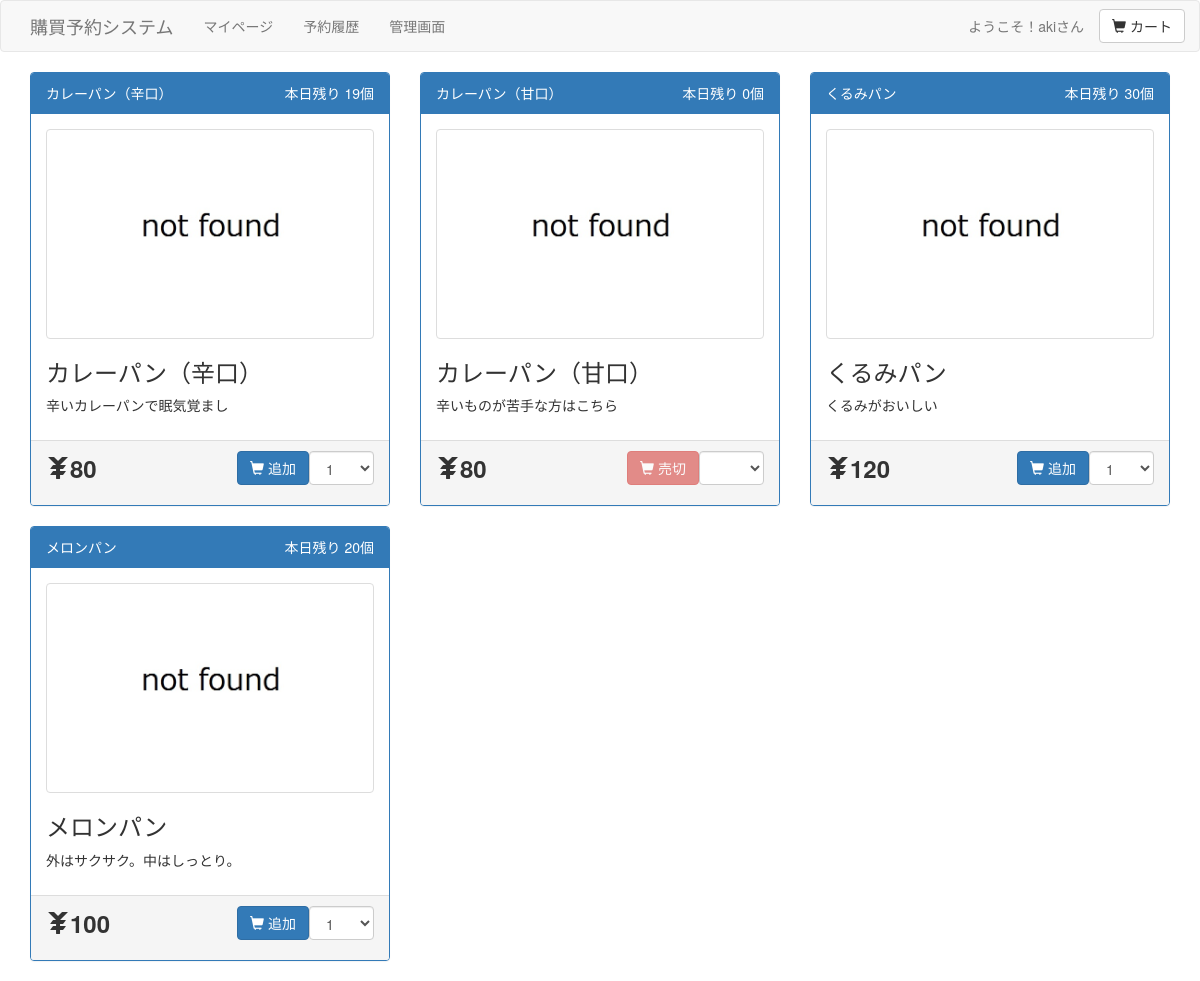
Page /mypage/products_list.php?cat=1 (signed in) on the committed database.
### tables this page shows
CREATE TABLE `products` (
  `id` int(255) NOT NULL,
  `name` varchar(255) NOT NULL,
  `value` int(255) NOT NULL,
  `dis_day` int(255) NOT NULL,
  `dis_value` int(255) NOT NULL,
  `day_limit` int(255) NOT NULL,
  `status` int(255) NOT NULL,
  `category` int(255) NOT NULL,
  `comment` varchar(255) NOT NULL
);

### mypage/products_list.php (the view, shortened to what this page needs)
<?php
	require("../connect_db.php");
	require("../head.php");
	$cat = $_GET['cat'];
?>
<?php
	$result = mysqli_query($link,"SELECT * FROM `products` WHERE `category` = '$cat'");
	echo "<div class=\"container\">";
	echo "<div class=\"row\">";
	if (isset($result)){
	  while ($row = mysqli_fetch_assoc($result)){
			$name = $row['name'];
			$comment = $row['comment'];
			$id = $row['id'];
			$value = $row['value'];
			$img = "../imgs/".$row['id'].".jpg";
			if(!$get_contents = @file_get_contents($img)){
				$img = "../imgs/not_found.jpg";
		}
			ProductCard("$name","$comment","$id","$img","$value");
		}
	}else{
		echo "a";
	}
  echo "</div>";
	echo "</div>";
function DayLimit($product_id){
		require("../connect_db.php");
		$result = mysqli_query($link,"SELECT day_limit FROM `products` WHERE `id` = '$product_id'");
		$row = mysqli_fetch_assoc($result);
		$day_limit = $row['day_limit'];
		$today = date("Y-m-d");
		$result = mysqli_query($link,"SELECT * FROM `yoyaku` WHERE `date` BETWEEN '$today 00:00:00' AND '$today 23:59:59' AND `product`= '$product_id'");
		$today_quantity = 0;
		while($row = mysqli_fetch_assoc($result)){
			$today_quantity = $today_quantity + $row['quantity'];
		}
		$remaining = $day_limit - $today_quantity;
		return $remaining;
}
function ProductCard($name,$comment,$id,$img,$value){
		$weekno = date('w');
		require("../connect_db.php");
		$result = mysqli_query($link,"SELECT id,name,value,dis_day,dis_value FROM products WHERE id = '$id'");
		$row = mysqli_fetch_array($result);
		if ($row[3] == $weekno) {
			$display = "</br><b>（本日".$row[4]."円引き！）</b>";
			$row[2] = $row[2]-$row[4];
			$value = "<font size=\"5\" color=\"#FF0000\">".$row[2]."</font>";
		} else {
			$display = "";
		};
		$daylimit = DayLimit($id);
	  echo <<<EOM
		<form action="cart.php" method="post">
		<div class="col-md-4">
	  <div class="panel panel-primary">
	  <div class="panel-heading"><div style="float:left;">$name</div><div style="text-align:right;">本日残り {$daylimit}個</div></div>
	  <div class="panel-body">
	    <div class="thumbnail">
	      <img src="$img">
	    </div>
	    <h3>$name</h3>
	    <p>{$comment}{$display}</p>
	  </div>
	  <div class="panel-footer">
			<div style="float:left;"><font size="5"><b><span class="glyphicon glyphicon-yen aria-hidden="true"></span>$value</b></font></div>
			<div class="pull-right">
			<select name="{$id}" class="form-control" style="width: 65px">
			<optgroup>
EOM;
			if(!$daylimit==0){
				if($daylimit<5){
					for($i=1; $i<=$daylimit; $i++){
						echo "<option value=\"".$i."\">".$i."</option>";
					}
				}else{
					for($i=1; $i<=5; $i++){
						echo "<option value=\"".$i."\">".$i."</option>";
					}
				}
				echo <<<EOM
				<optgroup>
				</select></div>
				<div style="text-align:right;">
				<button type="submit" name="add" value="{$id}" class="btn btn-primary"><span class="glyphicon glyphicon-shopping-cart" aria-hidden="true"></span> 追加</button></p></font>
				</div>
EOM;
			}else{
				echo <<<EOM
				<optgroup>
				</select></div>
				<div style="text-align:right;">
				<button type="button" name="add" disabled="disabled" class="btn btn-danger"><span class="glyphicon glyphicon-shopping-cart" aria-hidden="true"></span> 売切</button></p>
				</div>
EOM;
			}
			echo <<<EOM
			</div>
		</div>
	  </div>
EOM;
	}
?>

### mypage/products_list.php (style rules this page uses)
img { max-height: 200px; }

### rows in the picture
products: name "カレーパン（辛口）", daylimit "19", comment "辛いカレーパンで眠気覚まし", value "80", id+day_limit "1"
products: name "カレーパン（甘口）", daylimit "0", comment "辛いものが苦手な方はこちら", value "80", shows "売切"
products: name "くるみパン", daylimit "30", comment "くるみがおいしい", value "120", id+day_limit "1"
products: name "メロンパン", daylimit "20", comment "外はサクサク。中はしっとり。", value "100", id+day_limit "1"

### other values in the picture
$_SESSION['sid'] "aki"
